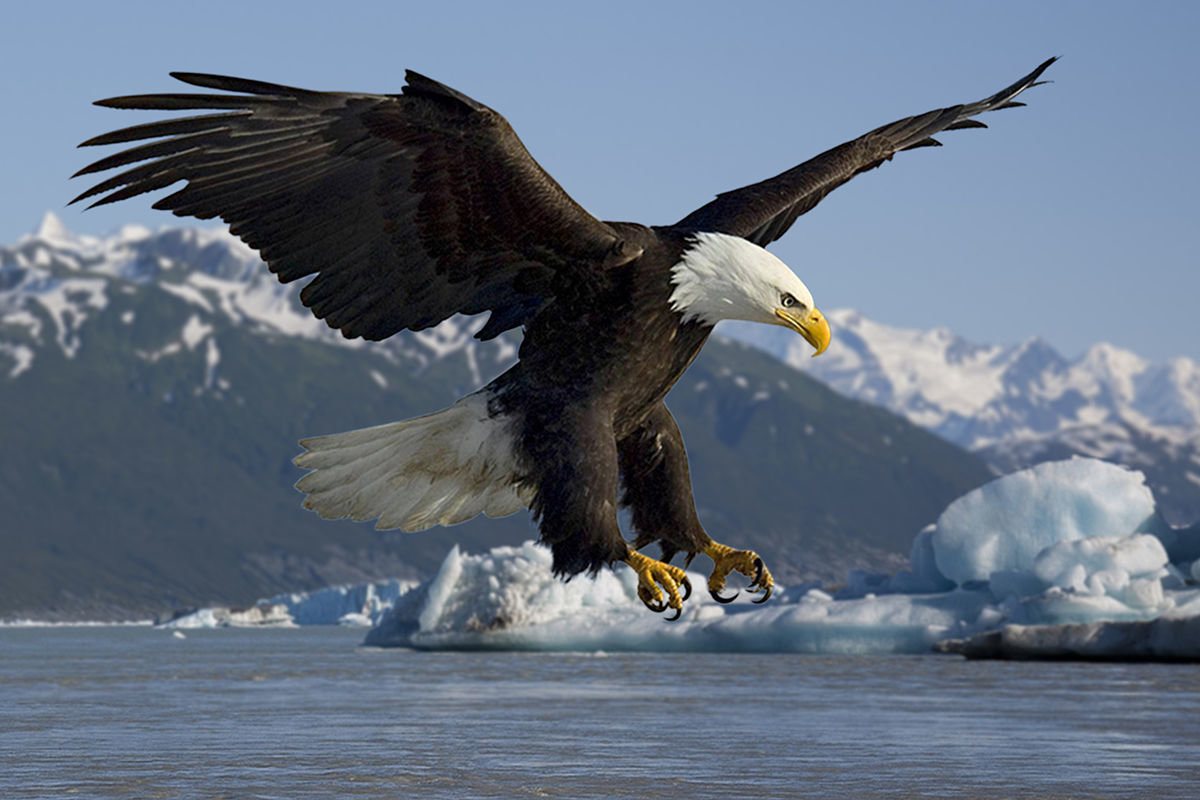
#> input picture Eagle.jpg, 1200 x 800 px
$ jupyter execute 'Eagle image processing.ipynb'   (shell and % lines are left out)
#> lines starting #> are read from the running program, lines starting #| are printed output that depends on the picture
### histogram.py
import numpy as np
import matplotlib.pyplot as plt

def histogram_array_generator(image):
    histogram_array = {}
    for index in range(256):
        histogram_array[index] = 0
    for row in image:
        for element in row:
            histogram_array[element] += 1
    return histogram_array

def histogram_generator(red_array, green_array, blue_array):
    # plt.subplot(3,1,1)
    plt.figure(figsize=(18,8))
    plt.bar(red_array.keys(), red_array.values())
    plt.ylabel('Number of occurances')
    plt.xlabel('Pixel values')
    plt.title('Red channel histogram')
    plt.show()

    # plt.subplot(3,1,2)
    plt.figure(figsize=(18,8))
    plt.bar(green_array.keys(), green_array.values())
    plt.ylabel('Number of occurances')
    plt.xlabel('Pixel values')
    plt.title('Green channel histogram')
    plt.show()

    # plt.subplot(3,1,3)
    plt.figure(figsize=(18,8))
    plt.bar(blue_array.keys(), blue_array.values())
    plt.ylabel('Number of occurances')
    plt.xlabel('Pixel values')
    plt.title('Blue channel histogram')
    plt.show()

def probability_distribution_generator(array, image_dimension):
    prob_dist_array = {}
    for index in range(256):
        prob_dist_array[index] = array[index]/image_dimension
    return prob_dist_array

def probability_distribution_histogram_generator(red_array, green_array, blue_array):
    # plt.subplot(3,1,1)
    plt.figure(figsize=(18,8))
    plt.bar(red_array.keys(), red_array.values())
    plt.ylabel('Number of occurances')
    plt.xlabel('Pixel values')
    plt.title('Red probability distribution histogram')
    plt.show()

    # plt.subplot(3,1,2)
    plt.figure(figsize=(18,8))
    plt.bar(green_array.keys(), green_array.values())
    plt.ylabel('Number of occurances')
    plt.xlabel('Pixel values')
    plt.title('Green probability distribution histogram')
    plt.show()

    # plt.subplot(3,1,3)
    plt.figure(figsize=(18,8))
    plt.bar(blue_array.keys(), blue_array.values())
    plt.ylabel('Number of occurances')
    plt.xlabel('Pixel values')
    plt.title('Blue probability distribution histogram')
    plt.show()

### Eagle image processing.ipynb
[cell 1]
import cv2
import numpy as np
import matplotlib.pyplot as plt

import histogram

[cell 2]
original_image = cv2.imread('Eagle.jpg')
#> original_image is the input picture: shape (800, 1200, 3); mean B, G, R 127.4, 111.2, 99
original_image = cv2.cvtColor(original_image, cv2.COLOR_BGR2RGB)

# Plot original image
plt.figure(figsize=(20,10))
plt.imshow(original_image)

[cell 3]
# Extracting the red screen
red_scale_image = original_image[:,:,0]
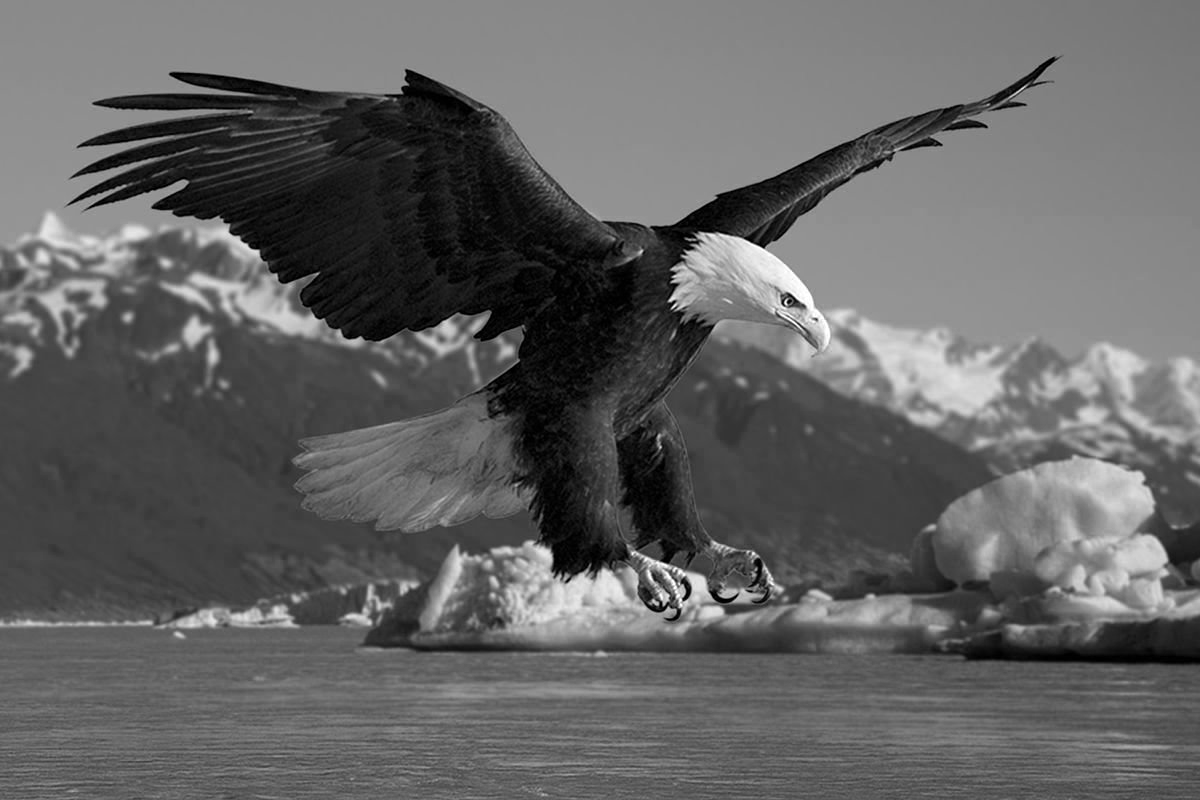
#> red_scale_image: shape (800, 1200); min 0, max 255, mean 99

# Plot original image
plt.figure(figsize=(15,10))
plt.imshow(red_scale_image, cmap='gray', vmin=0, vmax=255)

[cell 4]
# Extracting the green screen
green_scale_image = original_image[:,:,1]
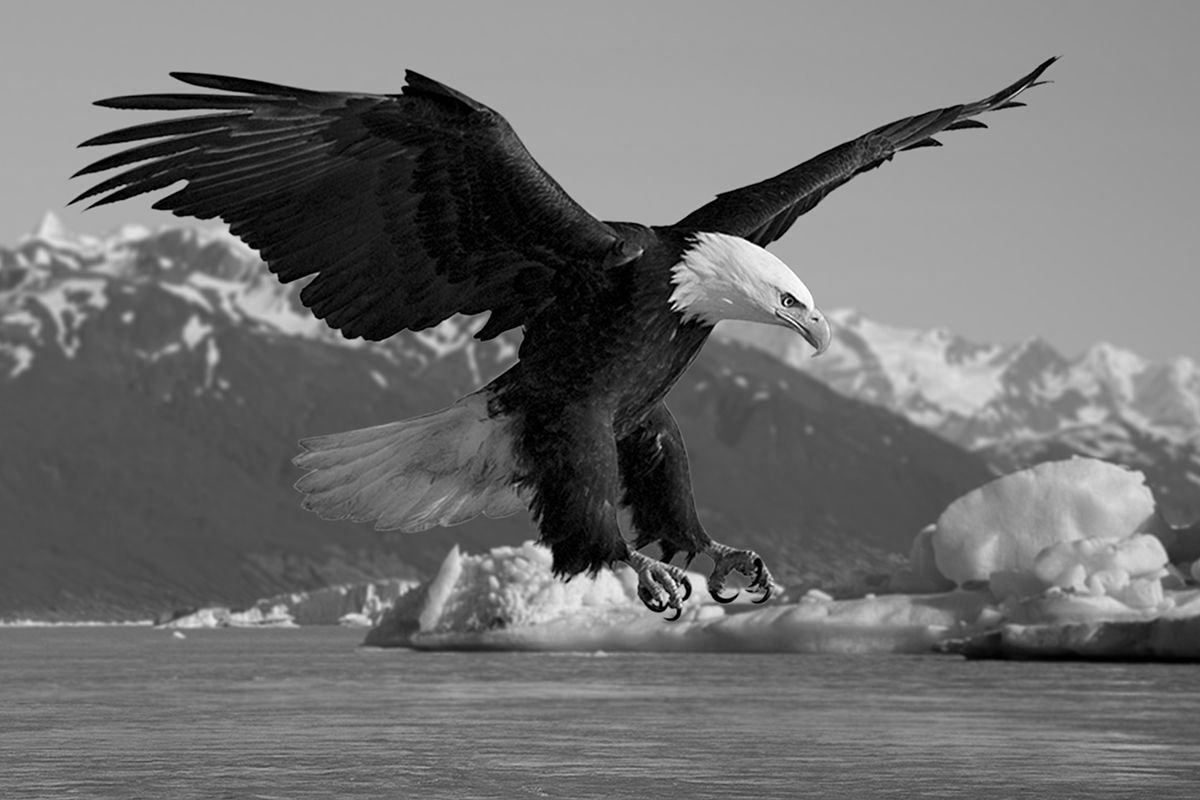
#> green_scale_image: shape (800, 1200); min 0, max 255, mean 111.2

# Plot original image
plt.figure(figsize=(15,10))
plt.imshow(green_scale_image, cmap='gray', vmin=0, vmax=255)

[cell 5]
# Extracting the blue screen
blue_scale_image = original_image[:,:,2]
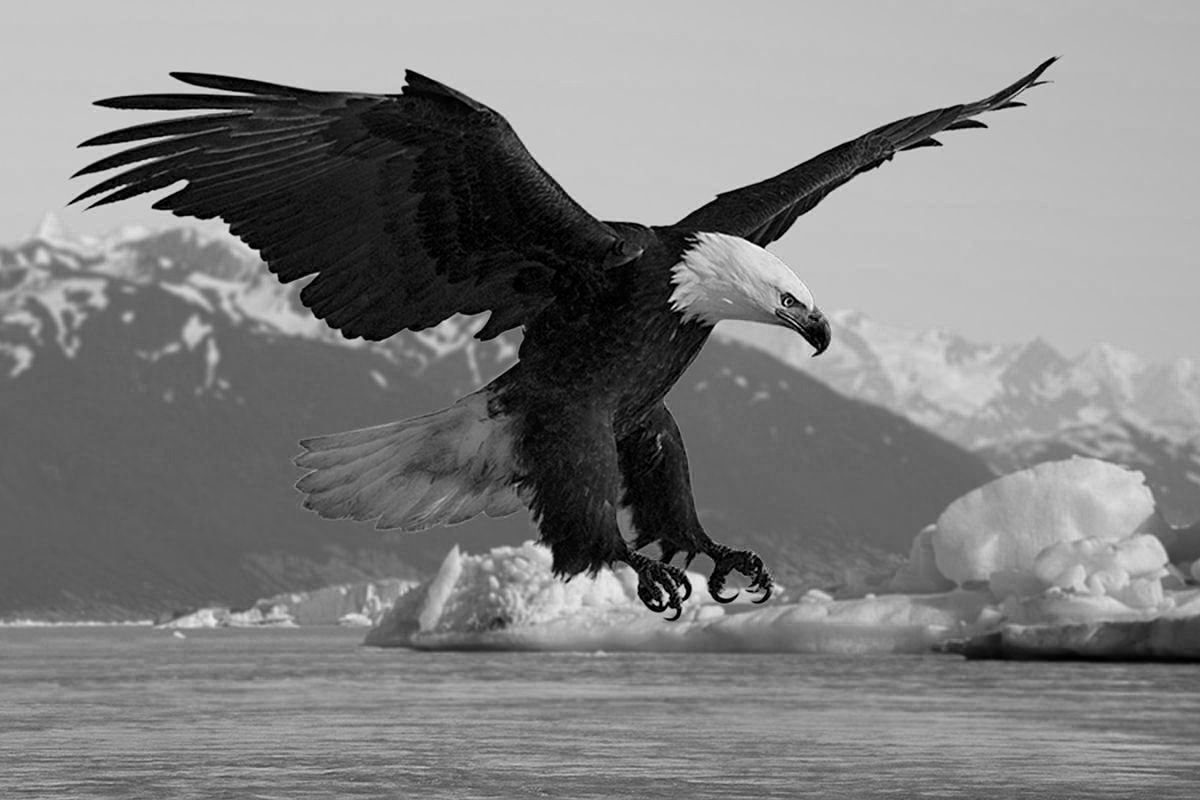
#> blue_scale_image: shape (800, 1200); min 0, max 252, mean 127.4

# Plot original image
plt.figure(figsize=(15,10))
plt.imshow(blue_scale_image, cmap='gray', vmin=0, vmax=255)

[cell 6]
# Plotting using OpenCV (for detailed comparison)
cv2.imshow('Red channel', red_scale_image)
cv2.imshow('Green channel', green_scale_image)
cv2.imshow('Blue channel', blue_scale_image)
cv2.waitKey(0)

[cell 7]
# Assigning arrays for creating a histogram
red_channel_histogram_array = histogram.histogram_array_generator(red_scale_image)
#> after the loop in histogram_array_generator, `for row in image:`: histogram_array = 256 items
#> red_channel_histogram_array = 256 items
green_channel_histogram_array = histogram.histogram_array_generator(green_scale_image)
#> green_channel_histogram_array = 256 items
blue_channel_histogram_array = histogram.histogram_array_generator(blue_scale_image)
#> blue_channel_histogram_array = 256 items

[cell 8]
histogram.histogram_generator(red_channel_histogram_array, green_channel_histogram_array, blue_channel_histogram_array)
#> in histogram_generator, `plt.show()`:
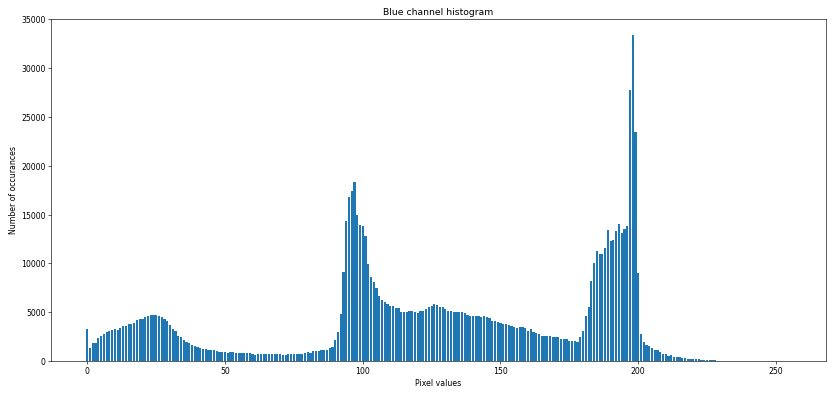
#> figure drawn by matplotlib, 1 panel; tallest bar 33371 high, from x = 197.6 to 198.4

[cell 9]
# For plotting histogram based on probability distribution

red_channel_probability_distribution = histogram.probability_distribution_generator(red_channel_histogram_array, 800*1200)
#> red_channel_probability_distribution = 256 items
green_channel_probability_distribution = histogram.probability_distribution_generator(green_channel_histogram_array, 800*1200)
#> green_channel_probability_distribution = 256 items
blue_channel_probability_distribution = histogram.probability_distribution_generator(blue_channel_histogram_array, 800*1200)
#> blue_channel_probability_distribution = 256 items

[cell 10]
histogram.probability_distribution_histogram_generator(red_channel_probability_distribution, green_channel_probability_distribution, blue_channel_probability_distribution)
#> in probability_distribution_histogram_generator, `plt.show()`:
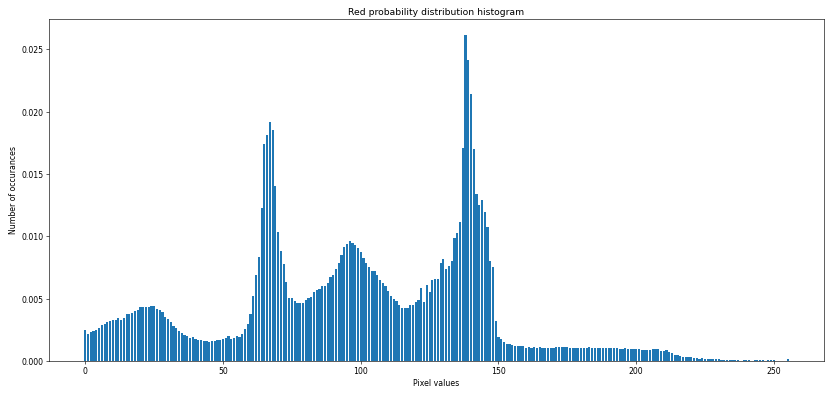
#> figure drawn by matplotlib, 1 panel; tallest bar 0.0261 high, from x = 137.6 to 138.4
#> in probability_distribution_histogram_generator, `plt.show()`:
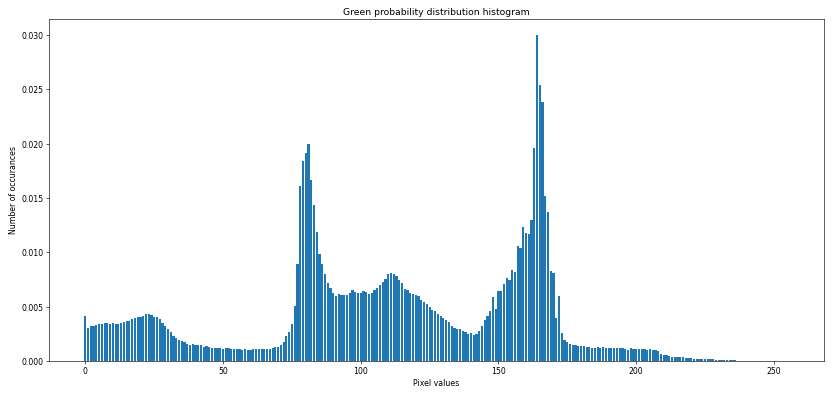
#> figure drawn by matplotlib, 1 panel; tallest bar 0.03 high, from x = 163.6 to 164.4
#> in probability_distribution_histogram_generator, `plt.show()`:
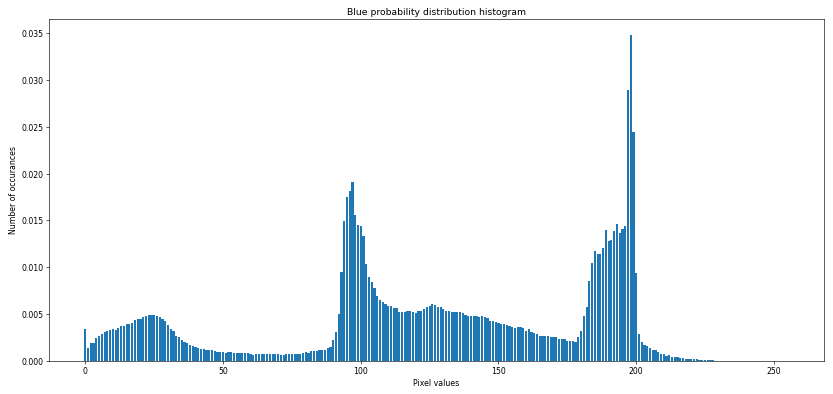
#> figure drawn by matplotlib, 1 panel; tallest bar 0.0348 high, from x = 197.6 to 198.4
